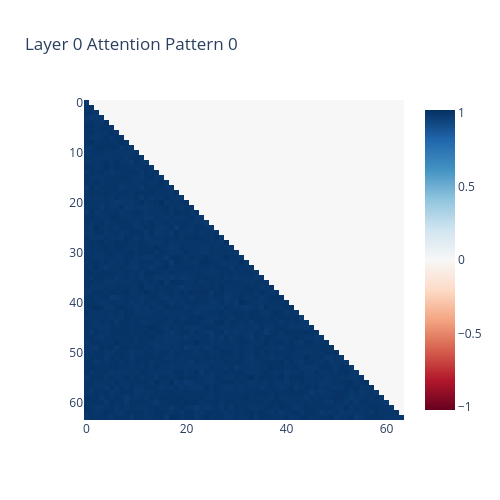

The code cell stored with this chart in its notebook:
### Code cell
# L0
n_layers = 1
for layer_id in range(n_layers):
    # Heads
    for i in range(cfg.n_heads):
        imshow(
            (np.exp(cache[f"blocks.{layer_id}.attn.hook_attn_scores"][:, i, :, :].mean([0]).cpu().numpy())),
            title=f"Layer {layer_id} Attention Pattern {i}",
            height=500,
            width=500,
        )

### Figure 1 — Plotly figure (JSON) as saved in the notebook; plotly's stock layout.template omitted (floating-point values rounded to 4 significant figures; data arrays with more than 128 entries replaced by an {"elided": "..."} marker saying what was removed)
{"data": [{"coloraxis": "coloraxis", "hovertemplate": "x: %{x}<br>y: %{y}<br>color: %{z}<extra></extra>", "name": "0", "type": "heatmap", "xaxis": "x", "yaxis": "y", "z": {"elided": "64x64 float values"}}], "layout": {"coloraxis": {"cmid": 0, "colorscale": [[0, "rgb(103,0,31)"], [0.1, "rgb(178,24,43)"], [0.2, "rgb(214,96,77)"], [0.3, "rgb(244,165,130)"], [0.4, "rgb(253,219,199)"], [0.5, "rgb(247,247,247)"], [0.6, "rgb(209,229,240)"], [0.7, "rgb(146,197,222)"], [0.8, "rgb(67,147,195)"], [0.9, "rgb(33,102,172)"], [1, "rgb(5,48,97)"]]}, "height": 500, "title": {"text": "Layer 0 Attention Pattern 0"}, "width": 500, "xaxis": {"anchor": "y", "constrain": "domain", "domain": [0, 1], "scaleanchor": "y"}, "yaxis": {"anchor": "x", "autorange": "reversed", "constrain": "domain", "domain": [0, 1]}}}
